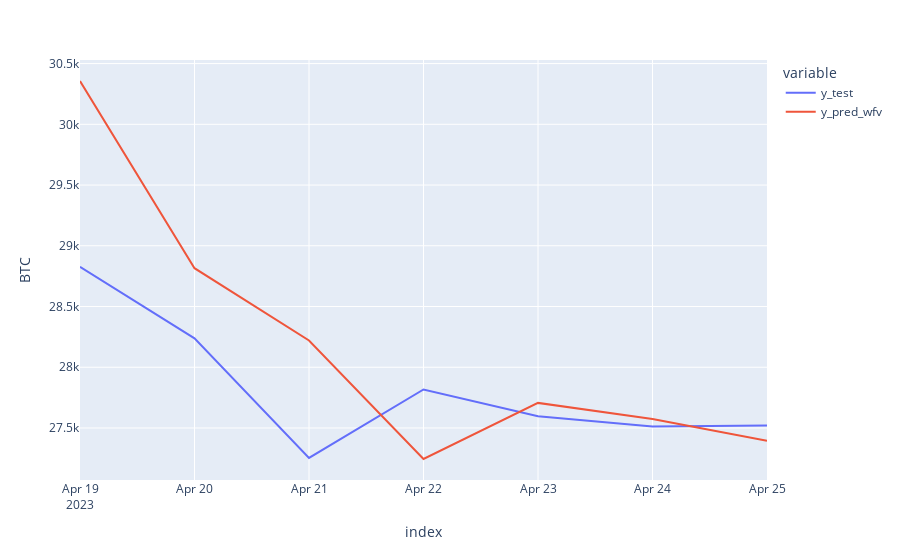

The code cell stored with this chart in its notebook:
### Code cell
df_predictions =pd.DataFrame({'y_test':y_test,'y_pred_wfv':y_pred_wfv})
fig =px.line(df_predictions,labels={'value':'BTC'})
fig.show()

### Figure 1 — Plotly figure (JSON) as saved in the notebook; plotly's stock layout.template omitted (floating-point values rounded to 4 significant figures)
{"data": [{"hovertemplate": "variable=y_test<br>index=%{x}<br>BTC=%{y}<extra></extra>", "legendgroup": "y_test", "line": {"color": "#636efa", "dash": "solid"}, "marker": {"symbol": "circle"}, "mode": "lines", "name": "y_test", "orientation": "v", "showlegend": true, "type": "scatter", "x": ["2023-04-19T00:00:00", "2023-04-20T00:00:00", "2023-04-21T00:00:00", "2023-04-22T00:00:00", "2023-04-23T00:00:00", "2023-04-24T00:00:00", "2023-04-25T00:00:00"], "xaxis": "x", "y": [28827, 28238, 27254, 27817, 27596, 27512, 27521], "yaxis": "y"}, {"hovertemplate": "variable=y_pred_wfv<br>index=%{x}<br>BTC=%{y}<extra></extra>", "legendgroup": "y_pred_wfv", "line": {"color": "#EF553B", "dash": "solid"}, "marker": {"symbol": "circle"}, "mode": "lines", "name": "y_pred_wfv", "orientation": "v", "showlegend": true, "type": "scatter", "x": ["2023-04-19T00:00:00", "2023-04-20T00:00:00", "2023-04-21T00:00:00", "2023-04-22T00:00:00", "2023-04-23T00:00:00", "2023-04-24T00:00:00", "2023-04-25T00:00:00"], "xaxis": "x", "y": [30360.0, 28820.0, 28220.0, 27240.0, 27710.0, 27570.0, 27390.0], "yaxis": "y"}], "layout": {"legend": {"title": {"text": "variable"}, "tracegroupgap": 0}, "margin": {"t": 60}, "xaxis": {"anchor": "y", "domain": [0, 1], "title": {"text": "index"}}, "yaxis": {"anchor": "x", "domain": [0, 1], "title": {"text": "BTC"}}}}
